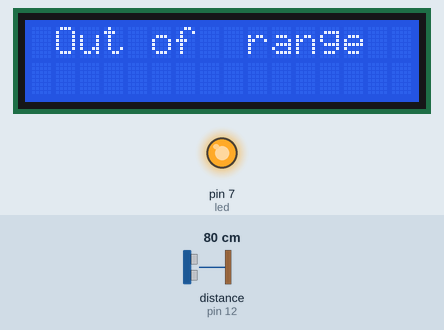
This sketch was run on a simulated Arduino Uno, built with avr-gcc and run on an emulated ATmega328P. Shown: 16×2 character LCD, output pins drawn as LEDs (lit = HIGH). Wiring (inferred from the names in the program): ultrasonic range finder: trigger pin 13; echo pin 12. Inputs (shaded band) come from the test bench; at power-on: distance to the obstacle (sensor on pin 12) 80 cm. The echo pulse lasts 58.3 µs per cm; pins used as bus, display or sensor lines are not drawn.

Above: at 1.7 s.
1.8 s: distance to the obstacle (sensor on pin 12) set to 13 cm
3.3 s: distance to the obstacle (sensor on pin 12) set to 10 cm
At 4.7 s:
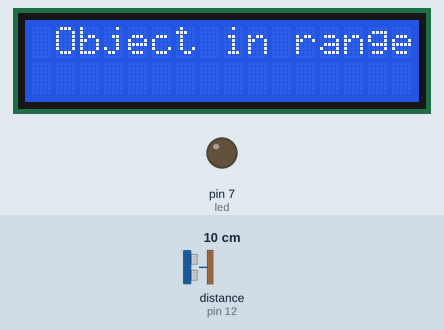
8.1 s: distance to the obstacle (sensor on pin 12) set to 18 cm
At 9.4 s:
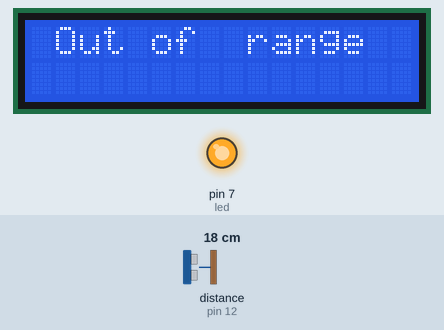
9.7 s: distance to the obstacle (sensor on pin 12) set to 4 cm
At 10.3 s:
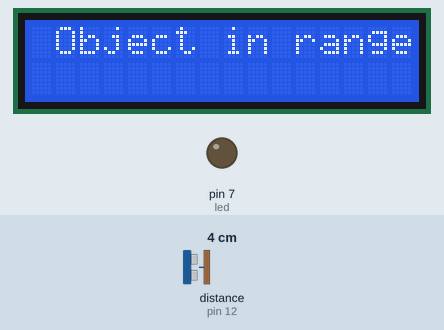
11.2 s: distance to the obstacle (sensor on pin 12) set to 18 cm
At 12.3 s:
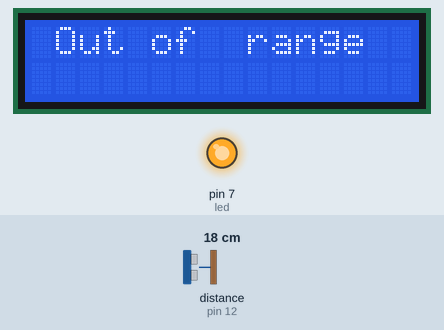
Timing chart, 0 to 14.2 s (numbered marks = the images above; inputs shaded):
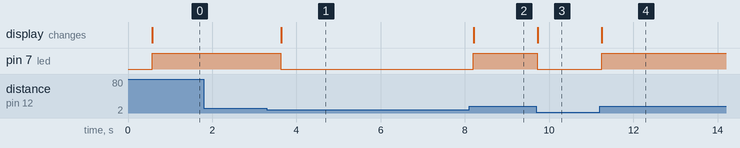

The sketch:

Arduino_HC-SR04-LCD.ino
```cpp
#define trigPin 13 //Initialize pin13 for HC-SR04 Trigger
#define echoPin 12 //Initialize pin12 for HC-SR04 Echo
#define led 7 //Initialize pini for LED

 #include <LiquidCrystal.h >

// initialize the library with the numbers of the interface pins
const int rs = 11, en = 9, d4 = 5, d5 = 4, d6 = 3, d7 = 2;
LiquidCrystal lcd(rs, en, d4, d5, d6, d7);

void setup()
{
pinMode(trigPin, OUTPUT);//Define trigger pin as output
pinMode(echoPin, INPUT);//Define Echo pin as input
pinMode(led, OUTPUT);//Define led pin as input
lcd.begin(16, 2);//Initialize 16x2 LCD display
lcd.setCursor(2,0); // Set LCD cursor
lcd.print("MICRODIGISOFT");//Print LCD
lcd.setCursor(1,1);
lcd.print("Distance Measurment"); //Print LCD
delay(500);
}

void loop()
{
long duration, distance;
digitalWrite(trigPin, LOW); // Added this line
delayMicroseconds(2); // Added this line
digitalWrite(trigPin, HIGH);
delayMicroseconds(10); // Added this line
digitalWrite(trigPin, LOW);
duration = pulseIn(echoPin, HIGH);
distance = (duration/2) / 29.1; // Calculate distance, conversion in cm


if (distance <=10)

{
  digitalWrite(led,LOW);

  //Serial.println("cm : LED is on ");
  lcd.clear( );
 lcd.setCursor(1,0);
lcd.print("Distance = ");
  lcd.print(distance); //output on lcd in centimeter
  lcd.setCursor(14,0);
   lcd.print("cm");
   lcd.setCursor(1,0);
  lcd.print("Object in range ");
  delay(500);

}
else {
//lcd.print(distance);
digitalWrite(led,HIGH);
//Serial.println(" cm : LED is off ");
lcd.clear( );
lcd.setCursor(1,0);
lcd.print("Distance = ");
lcd.print(distance); //output on lcd in centimeter
lcd.setCursor(14,0);
lcd.print("cm");
lcd.setCursor(1,0);
lcd.println("Out of  range ");
delay(500);

}
}
```

Measured:
- the behaviour switches between 12 and 11 cm on distance to the obstacle (sensor on pin 12) (found by bisection; images 0 and 1)
- after the input at 1.8 s, every drawn part: stays the same
- after the input at 3.3 s, pin 7 (led): HIGH → LOW after 0.33 s; the display: changes after 0.34 s (image 1)
- after the input at 8.1 s, pin 7 (led): LOW → HIGH after 0.10 s; the display: changes after 0.11 s (image 2)
- after the input at 9.7 s, pin 7 (led): HIGH → LOW at once; the display: changes at once (image 3)
- after the input at 11.2 s, pin 7 (led): LOW → HIGH after 0.05 s; the display: changes after 0.05 s (image 4)
